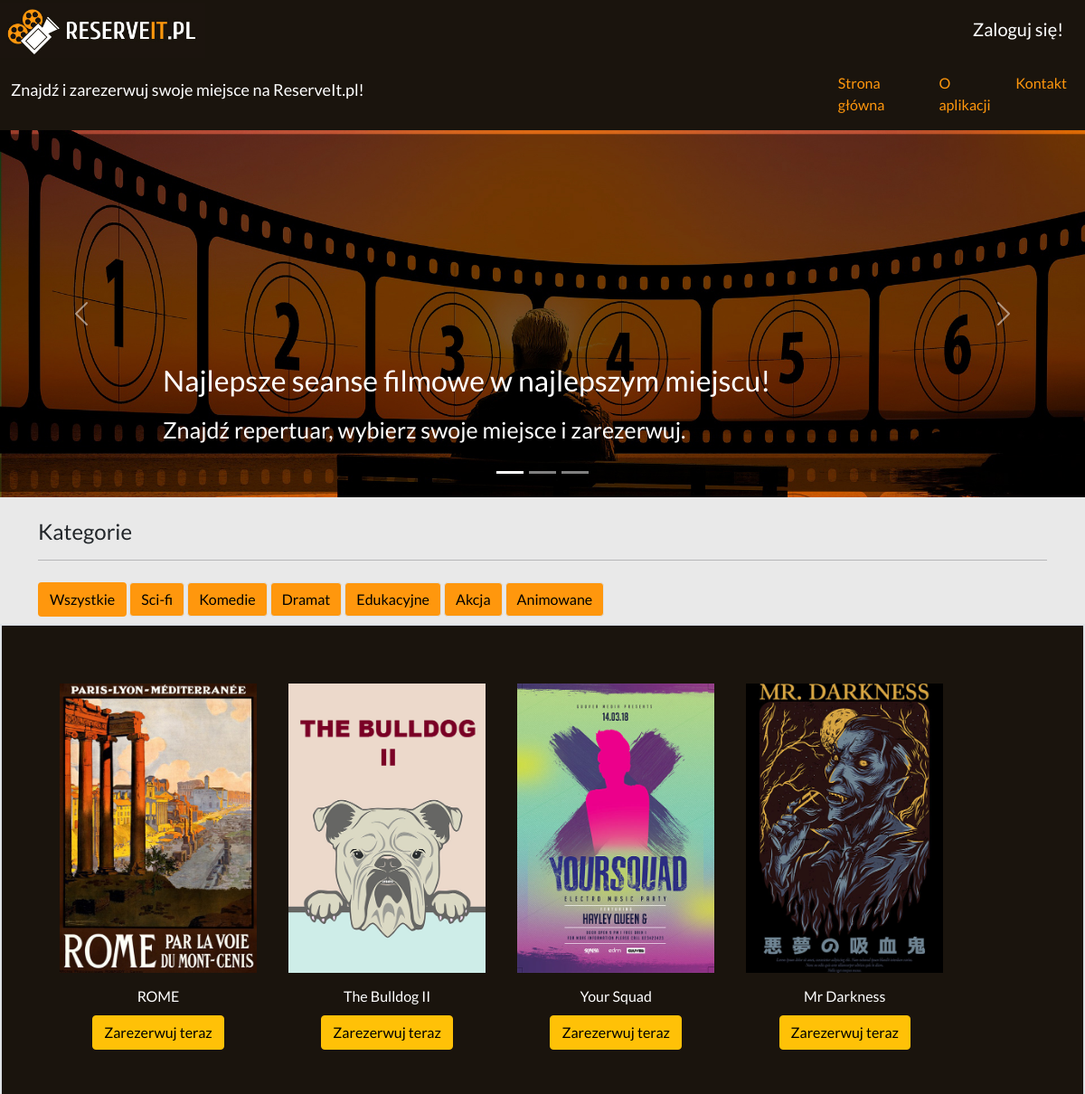
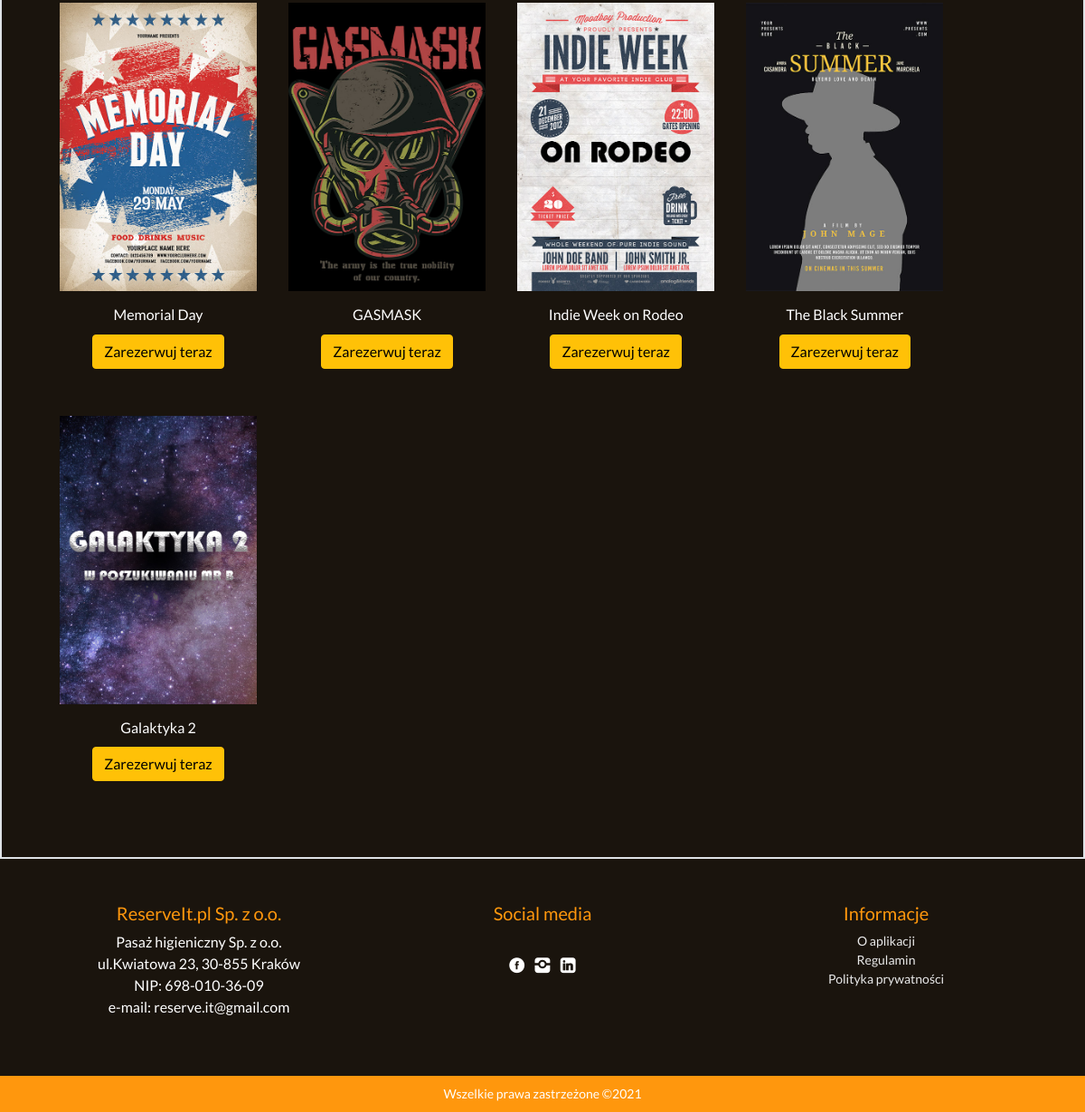
The page / on the database its author committed (2 pictures, top to bottom).
### tables this page shows
CREATE TABLE `filmy` (
  `id_film` int(11) NOT NULL,
  `tytul` text NOT NULL,
  `opis` text NOT NULL,
  `data_seansu` date NOT NULL,
  `gatunek_filmu` text NOT NULL,
  `rezyser` text NOT NULL,
  `produkcja` varchar(250) NOT NULL,
  `obrazek` varchar(250) NOT NULL
);

### index.php (called while the page is built)
<?php
include ('header.php');
?>
<?php
include ('slajderglowny.php');
?>
<?php
include ('Template/_filmy.php');
?>
<?php
include ('footer.php');
?>

### Database/Filmy.php (called while the page is built, shortened)
<?php
class Filmy
{
    public $db = null;
    public function __construct(DBController $db)
    {
        $this->db = $db;
    }
    public function getData($table = 'filmy'){
        $result = $this->db->con->query("SELECT * FROM {$table}");
        $resultArray = array();
        while ($item = mysqli_fetch_array($result, MYSQLI_ASSOC)){
            $resultArray[] = $item;
        }
        return $resultArray;
    }
}

### Database/DBController.php (called while the page is built, shortened)
<?php
class DBController
{
    protected $host = "localhost";
    protected $user = "root";
    protected $password = "";
    protected $database = "reserveit";
    public function  __construct(){
        $this->con = mysqli_connect($this->host, $this->user, $this->password, $this->database);
    }
}

### Template/_filmy.php (the view)
<?php
$filmy_shuffle = $filmy->getData();
?>
<section class="kategorie">
    <div class="container">
        <h4 class="pt-4">Kategorie</h4>
        <hr>
        <div id="filruj" role="group" aria-label="Kategorie">
            <button class="btn my-2" data-filter="*">Wszystkie</button>
            <button class="btn border my-2" data-filter=".Scifi">Sci-fi</button>
            <button class="btn border my-2" data-filter=".Komedie">Komedie</button>
            <button class="btn border my-2" data-filter=".Dramat">Dramat</button>
            <button class="btn border my-2" data-filter=".Edukacyjne">Edukacyjne</button>
            <button class="btn border my-2" data-filter=".Akcja">Akcja</button>
            <button class="btn border my-2" data-filter=".Animowane">Animowane</button>
        </div>
</section>
<section class="filmy">
    <div class="grid">
        <div class="grid-item border border-2 px-5 py-5">
            <?php array_map(function($item){?>
                <div class="item py-3 px-3 d-inline-block <?php echo $item['gatunek_filmu'] ?? "Gatunek";?>" style="max-width:250px;">
                    <div class="film ">
                        <img src="<?php echo $item['obrazek'] ?? "./images/filmy/filmy1dramat.jpg";?>" alt="plakat filmu" class="img-fluid">
                        <div class="text-center py-3">
                            <h6><?php echo $item['tytul'] ?? "Nieznany";?></h6>
                            <button type="submit" class="btn btn-warning font-size-10 my-1">Zarezerwuj teraz</button>
                        </div>
                    </div>
                </div>
            <?php }, $filmy_shuffle)?>
        </div>
    </div>
</section>
</main>

### header.php (shortened to what this page needs)
<!DOCTYPE html>
<html lang="pl">
<head>
    <link rel="stylesheet" href="./icons/css/fontello.css" type="text/css">
    <link rel="stylesheet" href="./bootstrap/css/bootstrap.min.css">
    <link rel="stylesheet" href="style.css" type="text/css">
</head>
<body>
<div class="wrapper">
    <header>
        <section class="pierwsza">
            <a href="index.php"><h1 class="logo"><img src="./images/Reserveit.pl-%20LOGO.jpg" alt="logo"></h1></a>
            <h2 class="zaloguj"><a href="logowanie.php">Zaloguj się!</a></h2>
        </section>
        <nav class="nawigacja navbar navbar-expand-lg">
            <div class="container-fluid">
                <h3 class="sentencja">Znajdź i zarezerwuj swoje miejsce na ReserveIt.pl!</h3>
                <div class="collapse navbar-collapse" id="mainMenu">
                    <ul class="navbar-nav">
                        <li class="nav-item">
                            <a class="link nav-link" href="index.php">Strona główna</a>
                        </li>
                        <li class="nav-item">
                            <a class="link nav-link" href="oaplikacji.php">O aplikacji</a>
                        </li>
                        <li class="nav-item">
                            <a class="link nav-link" href="kontakt.php">Kontakt</a>
                        </li>
                    </ul>
                </div>
            </div>
        </nav>
    </header>

### slajderglowny.php (shortened to what this page needs)
<main class="glowna">
    <div id="carouselExampleSlidesOnly" class="carousel slide" data-bs-ride="carousel">
        <div class="carousel-indicators">
            <button type="button" data-bs-target="#carouselExampleIndicators" data-bs-slide-to="0" class="active" aria-current="true" aria-label="Slide 1"></button>
            <button type="button" data-bs-target="#carouselExampleIndicators" data-bs-slide-to="1" aria-label="Slide 2"></button>
            <button type="button" data-bs-target="#carouselExampleIndicators" data-bs-slide-to="2" aria-label="Slide 3"></button>
        </div>
        <div class="carousel-inner">
            <div class="carousel-item active" data-bs-interval="4000">
                <img src="./images%20slaider/sunset.jpg" class="d-block w-100" alt="...">
                <div class="carousel-caption d-none d-md-block">
                    <h5 class="slajdtytul">Najlepsze seanse filmowe w najlepszym miejscu! </h5>
                    <p class="slajdopis">Znajdź repertuar, wybierz swoje miejsce i zarezerwuj. </p>
                </div>
            </div>
            <button class="carousel-control-prev" type="button" data-bs-target="#carouselExampleControls" data-bs-slide="prev">
                <span class="carousel-control-prev-icon" aria-hidden="true"></span>
            </button>
            <button class="carousel-control-next" type="button" data-bs-target="#carouselExampleControls" data-bs-slide="next">
                <span class="carousel-control-next-icon" aria-hidden="true"></span>
            </button>
        </div>
    </div>

### footer.php (shortened to what this page needs)
<section class="social">
    <div class="container">
        <div class="row">
            <div class="firma col-sm-4 py-5 text-center">
                <h4>ReserveIt.pl Sp. z o.o.</h4>
                <p>Pasaż higieniczny Sp. z o.o. <br>
                    ul.Kwiatowa 23, 30-855 Kraków <br>
                    NIP: 698-010-36-09 <br>
                    e-mail: reserve.it@gmail.com<br>
                </p>
            </div>
            <div class="portale col-sm-4 py-5 text-center">
                <h4>Social media</h4>
                <div class="inline-block py-4">
                    <a href="#" class=""><i class="icon-facebook-circled"></i></a>
                    <a href="#" class=""> <i class="icon-instagram"></i></a>
                    <a href="#" class=""> <i class="icon-linkedin"></i></a>
                </div>
            </div>
            <div class="info col-sm-4 py-5 text-center">
                <h4 class="">Informacje</h4>
                <div class="d-flex flex-column flex-wrap">
                    <a href="#" class="">O aplikacji</a>
                    <a href="#" class="">Regulamin</a>
                    <a href="#" class="">Polityka prywatności</a>
                </div>
            </div>
        </div>
    </div>
</section>
<footer>
    <div class="prawa"> Wszelkie prawa zastrzeżone &copy;2021 </div>
</footer>
</div>
</body>
</html>

### style.css (style rules this page uses)
* { margin: 0; padding: 0; box-sizing: border-box; }
.wrapper { max-width: 1600px; margin-left: auto; margin-right: auto; background-color: #e9e9e9; }
body { font-family: 'Lato', sans-serif; }
.pierwsza { font-size: 0; min-height: 6vh; }
.logo { margin: 0; padding: 0; background-color: #1a140d; display: inline-block; font-size: 20px; width: 30%; height: 8vh; color: white; line-height: 8vh; }
.pierwsza .logo img { height: 8vh; }
.zaloguj { margin: 0; padding: 0; background-color: #1a140d; display: inline-block; width: 70%; color: white; font-size: 20px; text-align: right; height: 8vh; line-height: 8vh; padding-right: 3vh; text-decoration: none; }
.zaloguj a { text-decoration: none; color: white; transition: 0.5s ease; }
.sentencja { width: 80%; background-color: #1a140d; font-size: 18px; color: white; }
.nawigacja { background-color: #1a140d; }
.link { color: #ff970d; transition: 0.5s ease; }
.kategorie { background-color: #e9e9e9; }
.kategorie button { background-color: #ff970d; color: black; transition: 0.5s ease; }
.filmy { background-color: #1a140d; color: white; }
.social { background-color: #1a140d; }
.firma { background-color: #1a140d; color: #ff970d; }
.firma h4 { font-size: 20px; }
.firma p { color: white; }
.portale { background-color: #1a140d; color: white; }
.portale a { color: white; transition: 0.5s ease; font-size: 18px; }
.portale h4 { color: #ff970d; font-size: 20px; }
.info { background-color: #1a140d; font-size: 14px; }
.info h4 { color: #ff970d; font-size: 20px; }
.info a { text-decoration: none; color: #e9e9e9; transition: 0.5s ease; }
.prawa { background-color: #ff970d; text-align: center; font-size: 14px; line-height: 5vh; color: white; }
.slajdtytul { text-align: left; font-size: 32px; margin: 1vh 0; }
.slajdopis { text-align: left; font-size: 25px; margin: 2vh 0; }
.container { perspective: 1000px; }

### rows shown on the page
filmy: obrazek (picture), tytul "ROME"
filmy: obrazek (picture), tytul "The Bulldog II"
filmy: obrazek (picture), tytul "Your Squad"
filmy: obrazek (picture), tytul "Mr Darkness"
filmy: obrazek (picture), tytul "Memorial Day"
filmy: obrazek (picture), tytul "GASMASK"
filmy: obrazek (picture), tytul "Indie Week on Rodeo"
filmy: obrazek (picture), tytul "The Black Summer"
filmy: obrazek (picture), tytul "Galaktyka 2"
